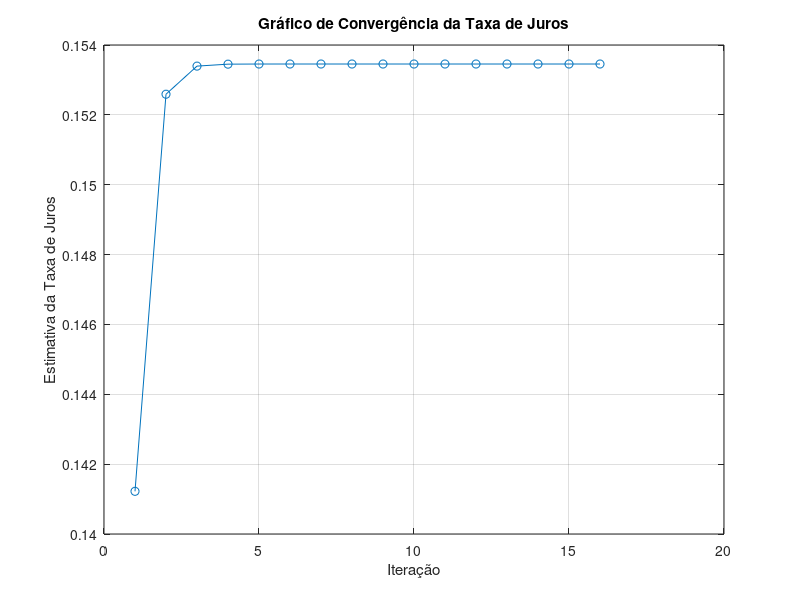
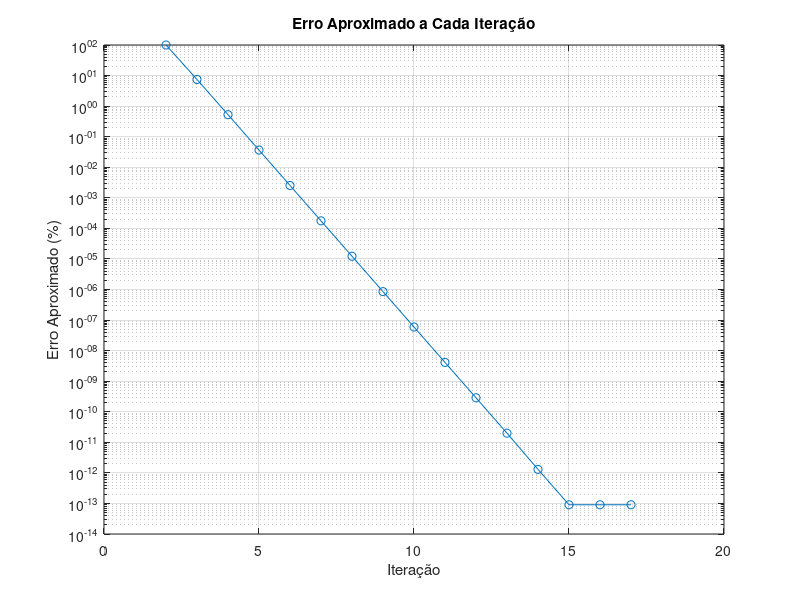

MATLAB code to generate these figures, in order:
function plot_convergencia_falsa_posicao()
    % Parâmetros iniciais
    P = 35000;  % Valor do veículo
    A = 8500;   % Pagamento anual
    n = 7;      % Número de anos
    tol = 0.00005;  % Critério de parada (tolerância)
    a = 0.01;   % Limite inferior inicial para taxa de juros
    b = 0.3;    % Limite superior inicial para taxa de juros

    % Função para o cálculo do pagamento anual A
    f = @(i) P * i * (1 + i)^n / ((1 + i)^n - 1) - A;

    % Inicializações para armazenar os resultados de cada iteração
    roots = [];
    errors = [];

    % Método da falsa posição
    iter = 0;  % Contador de iterações
    while (b - a) > tol
        c = b - (f(b) * (b - a)) / (f(b) - f(a));  % Cálculo de c pelo método da falsa posição
        fc = f(c);

        % Armazena os dados da iteração
        roots(end+1) = c;
        if iter > 0
            errors(end+1) = abs((c - roots(end-1)) / c) * 100;
        else
            errors(end+1) = 100;  % Não há erro na primeira iteração
        end

        % Atualiza os limites
        if f(a) * fc < 0
            b = c;
        else
            a = c;
        end

        iter = iter + 1; % Incrementa o contador de iterações
    end

    % Plotando o gráfico de convergência
    figure;
    plot(1:length(roots), roots, '-o');
    title('Gráfico de Convergência da Taxa de Juros');
    xlabel('Iteração');
    ylabel('Estimativa da Taxa de Juros');
    grid on;

    % Plotando o gráfico de erro aproximado
    figure;
    semilogy(2:length(errors)+1, errors, '-o'); % semilogy para escala logarítmica no eixo y
    title('Erro Aproximado a Cada Iteração');
    xlabel('Iteração');
    ylabel('Erro Aproximado (%)');
    grid on;
end
